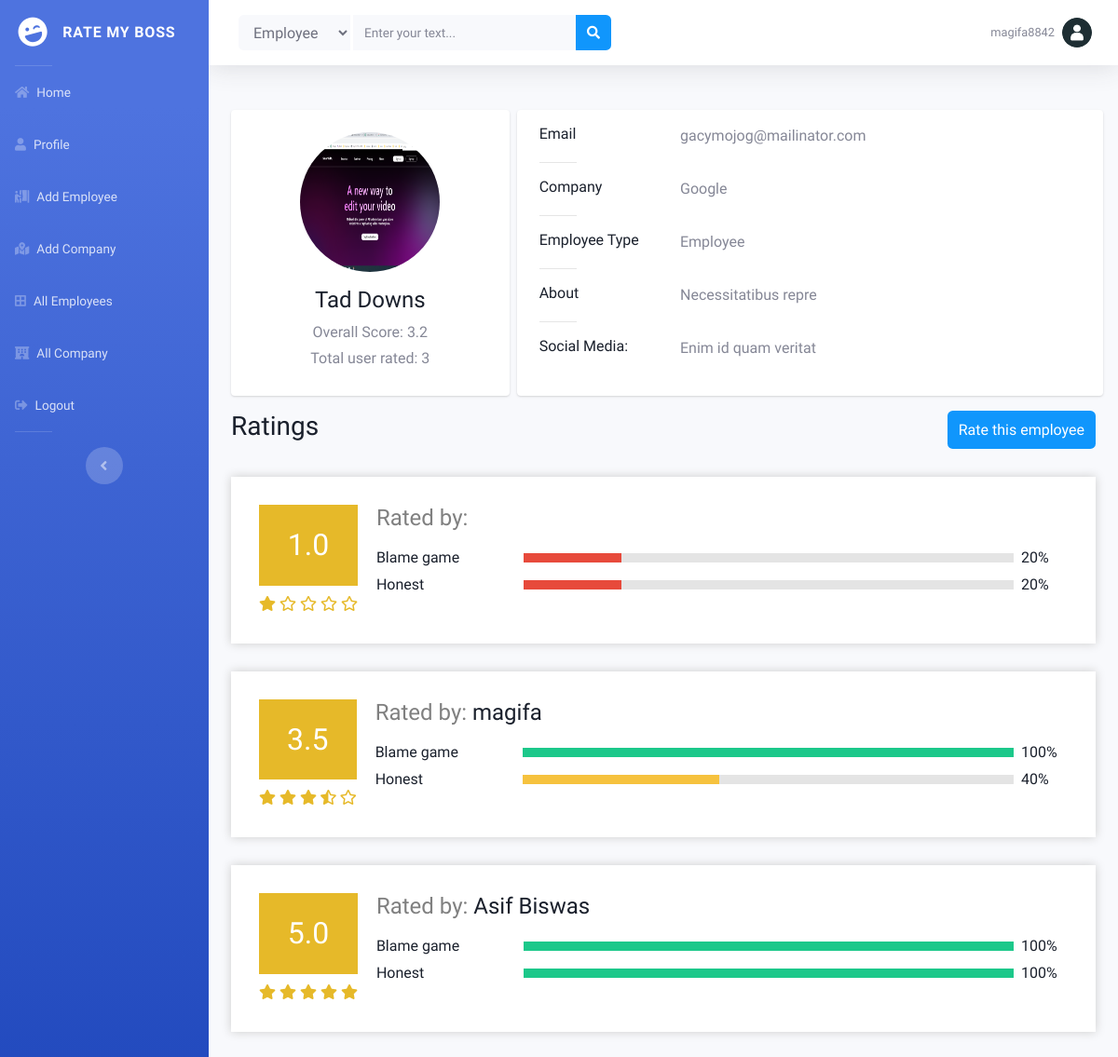
The page /employee/1/ (signed in) on the database its author committed.
### main/models.py (models this page shows, shortened)
class Employee(models.Model):
    EMPLOYEE_TYPE = (
        ('Boss', 'Boss'),
        ('Manager', 'Manager'),
        ('Employee', 'Employee'),
    )
    name = models.CharField(max_length=100)
    company = models.ForeignKey('Company', on_delete=models.SET_NULL, blank=True, null=True)
    employee_type = models.CharField(max_length=100, choices=EMPLOYEE_TYPE, default='Employee')
    email = models.CharField(max_length=100, blank=True, null=True)
    photo = models.ImageField(upload_to='images/', blank=True, null=True)
    about = models.TextField(blank=True, null=True)
    social_media_link = models.CharField(max_length=500, blank=True, null=True)
    created_by = models.ForeignKey(User, on_delete=models.SET_NULL, null=True)
    created_at = models.DateTimeField(auto_now_add=True)
    updated_at = models.DateTimeField(auto_now=True)
    def get_average_rating(self):
        ratings = EmployeeRating.objects.filter(employee=self)
        if ratings:
            total = 0
            for rating in ratings:
                total += rating.rating
            return float("{:.1f}".format(total / len(ratings)))
        else:
            return 0
    def get_total_user_rated(self):
        ratings = EmployeeRating.objects.filter(employee=self)
        users = []
        for rating in ratings:
            if rating.user not in users:
                users.append(rating.user)
        return len(users)

class EmployeeRating(models.Model):
    user = models.ForeignKey(User, on_delete=models.CASCADE)
    employee = models.ForeignKey(Employee, on_delete=models.CASCADE)
    attribute = models.CharField(max_length=100)
    rating = models.IntegerField()
    text = models.TextField(blank=True, null=True)
    is_default = models.BooleanField(default=False)
    created_at = models.DateTimeField(auto_now_add=True)
    updated_at = models.DateTimeField(auto_now=True)
    def get_this_percentage(self):
        return int((self.rating / 5) * 100)

class Company(models.Model):
    name = models.CharField(max_length=100)
    address = models.CharField(max_length=100)
    photo = models.ImageField(upload_to='images/', blank=True, null=True)
    about = models.TextField(blank=True, null=True)
    created_by = models.ForeignKey(User, on_delete=models.SET_NULL, null=True)
    created_at = models.DateTimeField(auto_now_add=True)
    updated_at = models.DateTimeField(auto_now=True)
    def __str__(self):
        return self.name

### main/views.py (the view)
# urls.py: path('employee/<int:employee_id>/', views.employee, name='employee'),
def employee(request, employee_id):
    employee = Employee.objects.get(id=employee_id)
    ratings = EmployeeRating.objects.filter(employee=employee)
    rating_objects = []
    rated_by = []
    for rating in ratings:
        if rating.user in rated_by:
            continue
        rated_by.append(rating.user)
        all_ratings = EmployeeRating.objects.filter(user=rating.user, employee=employee)
        average = 0
        if all_ratings:
            total = 0
            for rating in all_ratings:
                total += rating.rating
            average = float("{:.1f}".format(total / len(all_ratings)))
        star = []
        for i in range(1, 6):
            if i <= average:
                star.append('fas fa-star')
            elif i - average < 1:
                star.append('fas fa-star-half-alt')
            else:
                star.append('far fa-star')
        rating_object = {
            'user': rating.user,
            'ratings': all_ratings,
            'average': average,
            'star': star,
        }
        rating_objects.append(rating_object)
    default_attributes = EmployeeRating.objects.filter(is_default=True)
    context = {
        'employee': employee,
        'ratings': rating_objects,
        'default_attributes': default_attributes,
    }
    return render(request, 'main/employee.html', context)

### templates/main/employee.html (shortened to what this page needs)
{% extends "includes/base.html" %}
{% load static %}
{% block body %}
<link rel="stylesheet" href="{% static 'css/roommatedetails.css' %}">
<link rel="stylesheet" href="{% static 'css/search.css' %}">
<link rel="stylesheet" href="{% static 'css/addroommate.css' %}">
<div class="container my-5">
    <div class="row gutters-sm">
        <div class="col-md-4 mb-3">
            <div class="card">
                <div class="card-body">
                    <div class="d-flex flex-column align-items-center text-center py-2">
                        <img src="{% if employee.photo %}{{ employee.photo.url }}{% else %}{% static 'images/user.png' %}{% endif %}"
                            alt="img"
                            class="rounded-circle" width="150" height="150">
                        <div class="mt-3">
                            <h4>
                                {{ employee.name }}
                            </h4>
                            <p class="text-secondary mb-1">Overall Score:
                                {{employee.get_average_rating}}
                            </p>
                            <p class="text-secondary mb-1">Total user rated:
                                {{employee.get_total_user_rated}}
                            </p>
                        </div>
                    </div>
                </div>
            </div>
        </div>
        <div class="col-md-8 card mb-3">
            <div>
                <div class="card-body">
                    <div class="row">
                        <div class="col-sm-3">
                            <h6 class="mb-0">Email</h6>
                        </div>
                        <div class="col-sm-9 text-secondary">
                            {{ employee.email }}
                        </div>
                    </div>
                    <hr>
                    <div class="row">
                        <div class="col-sm-3">
                            <h6 class="mb-0">Company</h6>
                        </div>
                        <div class="col-sm-9 mb-0 text-secondary">
                            {{ employee.company }}
                        </div>
                    </div>
                    <hr>
                    <div class="row">
                        <div class="col-sm-3">
                            <h6 class="mb-0">Employee Type</h6>
                        </div>
                        <div class="col-sm-9 mb-0 text-secondary">
                            {{ employee.employee_type }}
                        </div>
                    </div>
                    <hr>
                    <div class="row">
                        <div class="col-sm-3">
                            <h6 class="mb-0">About</h6>
                        </div>
                        <div class="col-sm-9 mb-0 text-secondary">
                            {{ employee.about }}
                        </div>
                    </div>
                    <hr>
                    <div class="row">
                        <div class="col-sm-3">
                            <h6 class="mb-0">Social Media:</h6>
                        </div>
                        <div class="col-sm-9 mb-0 text-secondary">
                            {{ employee.social_media_link }}
                        </div>
                    </div>
                </div>
            </div>
        </div>
    </div>
    <div class="d-flex justify-content-between">
        <h3>Ratings</h3>
        <button onclick="rateThis()" class="btn btn-primary">Rate this employee</button>
    </div>
    {% for rating in ratings %}
    <div>
        <div class="search-main-div2">
            <div class="search-main-div">
                <div class="div1">
                    <h2 class="p-4 div1-text fw-bold text-center">
                        {{rating.average}}
                    </h2>
                    {% for s in rating.star %}
                        <i class="{{s}}" style="color: rgb(230, 185, 41);"></i>
                    {% endfor %}
                </div>
                <div class="div2">
                    <h4 class="mb-3 ms-1">
                        <span style="color: gray">Rated by:</span> {{rating.user.first_name}} {{rating.user.last_name}}
                    </h4>
                    {% for r in rating.ratings %}
                    <div class="div2-maindiv">
                        <p class="fw-bold mb-0" style="width: 150px">
                            {{r.attribute}}
                        </p>
                        <div class="emtydiv">
                            <p class=" mb-0 h-100
                            {% if r.get_this_percentage < 30 %}
                                bg-danger
                            {% elif r.get_this_percentage < 70 %}
                                bg-warning
                            {% else %}
                                bg-success
                            {% endif %}
                            " style="width:{{r.get_this_percentage}}%"></p>
                        </div>
                        <p class="fw-bold mb-0" style="width: 50px">
                            {{r.get_this_percentage}}%
                        </p>
                    </div>
                    {% endfor %}
                </div>
            </div>
        </div>
    </div>
    {% endfor %}
</div>
{% endblock %}

### templates/includes/base.html (shortened to what this page needs)
{% load static %}
<!DOCTYPE html>
<html lang="en">
<head>
    <link href="https://cdnjs.cloudflare.com/ajax/libs/font-awesome/5.13.0/css/all.min.css" rel="stylesheet">
    <link rel="stylesheet" href="{% static "css/sb-admin-2.min.css" %}">
    <link rel="stylesheet" href="{% static "css/index.css" %}">
</head>
<body id="page-top">
    <div id="wrapper">
        <ul class="navbar-nav bg-gradient-primary sidebar sidebar-dark accordion toggled" id="accordionSidebar">
            <a class="sidebar-brand d-flex align-items-center justify-content-center" href="{% url "main:home" %}">
                <div class="sidebar-brand-icon rotate-n-15">
                    <i class="fas fa-laugh-wink"></i>
                </div>
                <div class="sidebar-brand-text mx-3">Rate My Boss</div>
            </a>
            <hr class="sidebar-divider my-0">
            <li class="nav-item">
                <a class="nav-link" href="{% url "main:home" %}">
                    <i class="fas fa-home"></i>
                    <span>Home</span></a>
            </li>
            <li class="nav-item">
                <a class="nav-link" href="{% url "account:profile" %}">
                    <i class="fas fa-user"></i>
                    <span>Profile</span>
                </a>
            </li>
            <li class="nav-item">
                <a class="nav-link" href="{% url "main:add_employee" %}">
                    <i class="fas fa-person-booth"></i>
                    <span>Add Employee</span>
                </a>
            </li>
            <li class="nav-item">
                <a class="nav-link" href="{% url "main:add_address" %}">
                    <i class="fas fa-map-marked-alt pe-2"></i>
                    <span>Add Company</span>
                </a>
            </li>
            <li class="nav-item">
                <a class="nav-link" href="{% url "main:all_employees" %}">
                    <i class="fas fa-border-all"></i>
                    <span>All Employees</span>
                </a>
            </li>
            <li class="nav-item">
                <a class="nav-link" href="{% url "main:all_addresses" %}">
                    <i class="fas fa-hotel"></i>
                    <span>All Company</span>
                </a>
            </li>
            <li class="nav-item">
                <a class="nav-link" href="{% url "account:logout" %}">
                    <i class="fas fa-sign-out-alt"></i>
                    <span>Logout</span>
                </a>
            </li>
            <hr class="sidebar-divider d-none d-md-block">
            <div class="text-center d-none d-md-inline">
                <button class="rounded-circle border-0" id="sidebarToggle"></button>
            </div>
        </ul>
        <div id="content-wrapper" class="d-flex flex-column">
            <div id="content">
                <nav class="navbar navbar-expand navbar-light bg-white topbar mb-0 static-top shadow">
                    <form action="{% url "main:search_employee" %}" method="GET"
                        class="nav-search-form d-none d-sm-inline-block form-inline mr-auto ml-md-3 my-2 my-md-0 mw-100 navbar-search">
                        <div class="input-group">
                            <select name="" class="select-style form-control bg-light border-0 small mr-1" style="min-width: 120px">
                                <option value="Employee">Employee</option>
                            </select>
                            <input type="text" class="form-control bg-light border-0 small" placeholder="Enter your text..."
                                aria-label="Search" aria-describedby="basic-addon2" name="q">
                            <div class="input-group-append">
                                <button class="btn btn-primary" type="submit">
                                    <i class="fas fa-search fa-sm"></i>
                                </button>
                            </div>
                        </div>
                    </form>
                    <ul class="navbar-nav ml-auto">
                        {% if user.is_authenticated %}
                        <li class="nav-item dropdown no-arrow">
                            <a class="nav-link dropdown-toggle" href="#" id="userDropdown" role="button"
                                data-toggle="dropdown" aria-haspopup="true" aria-expanded="false">
                                <span class="mr-2 d-none d-lg-inline text-gray-600 small">
                                    {{ user.username }}
                                </span>
                                {% if user_profile.profile_picture %}
                                    <img class="img-profile rounded-circle"
                                        src="{{ user_profile.profile_picture.url }}">
                                {% else %}
                                    <img class="img-profile rounded-circle"
                                        src="{% static "images/user.png" %}">
                                {% endif %}
                            </a>
                        </li>
                        {% else %}
                        <li class="nav-item mr-3">
                            <a class="btn btn-primary" href="{% url "account:login" %}" class="nav-link">Login</a>
                        </li>
                        {% endif %}
                    </ul>
                </nav>
                <div class="">
                    {% block body %}{% endblock %}
                </div>
            </div>
        </div>
    </div>
    </body>
</html>

### rows shown on the page
Employee: photo (picture), name "Tad Downs", get_average_rating "3.2", get_total_user_rated "3", email "gacymojog@mailinator.com", company "Google", employee_type "Employee", about "Necessitatibus repre", social_media_link "Enim id quam veritat"
EmployeeRating: attribute "Blame game", get_this_percentage "20"
EmployeeRating: attribute "Honest", get_this_percentage "20"
EmployeeRating: attribute "Blame game", get_this_percentage "100"
EmployeeRating: attribute "Honest", get_this_percentage "40"
EmployeeRating: attribute "Blame game", get_this_percentage "100"
EmployeeRating: attribute "Honest", get_this_percentage "100"

### other values the page prints
{{ user.username }} "magifa8842"
{{ rating.average }} "1.0"
{{ rating.average }} "3.5"
{{ rating.user.first_name }} "magifa"
{{ rating.average }} "5.0"
{{ rating.user.first_name }} "Asif"
{{ rating.user.last_name }} "Biswas"
